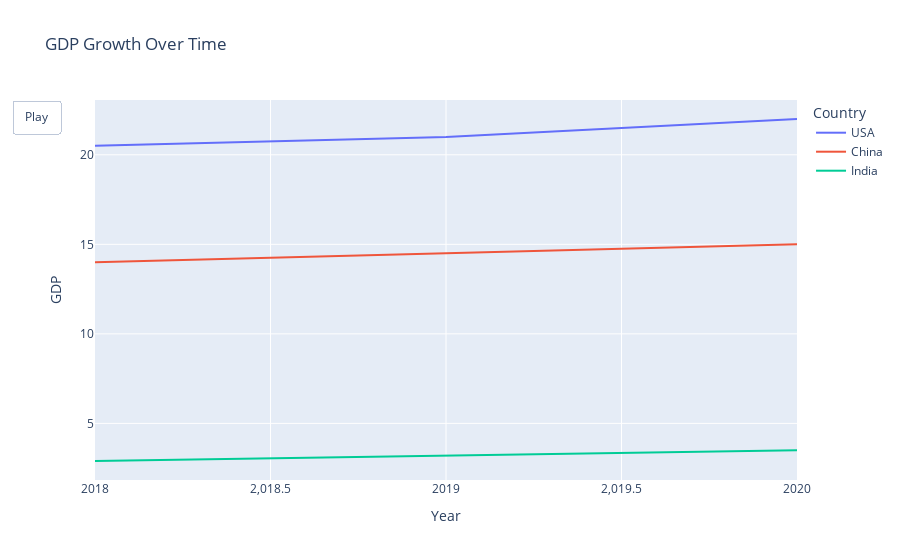

Here is the notebook cell this chart was saved with:
### Markdown cell above
import plotly.express as px
import pandas as pd

# Create sample time-series data
data = {
    'Year': [2018, 2018, 2018, 2019, 2019, 2019, 2020, 2020, 2020],
    'Country': ['USA', 'China', 'India', 'USA', 'China', 'India', 'USA', 'China', 'India'],
    'GDP': [20.5, 14.0, 2.9, 21.0, 14.5, 3.2, 22.0, 15.0, 3.5]
}

df = pd.DataFrame(data)

# Create an animated line chart
fig = px.line(df, x='Year', y='GDP', color='Country', title='GDP Growth Over Time')

# Add animation for each year
fig.update_layout(
    updatemenus=[dict(type="buttons", showactive=False,
                      buttons=[dict(label="Play", method="animate", 
                                    args=[None, {"frame": {"duration": 500, "redraw": True}, "fromcurrent": True}])])])

# Show interactive chart
fig.show()

### Code cell
import plotly.express as px
import pandas as pd

# Create sample time-series data
data = {
    'Year': [2018, 2018, 2018, 2019, 2019, 2019, 2020, 2020, 2020],
    'Country': ['USA', 'China', 'India', 'USA', 'China', 'India', 'USA', 'China', 'India'],
    'GDP': [20.5, 14.0, 2.9, 21.0, 14.5, 3.2, 22.0, 15.0, 3.5]
}

df = pd.DataFrame(data)

# Create an animated line chart
fig = px.line(df, x='Year', y='GDP', color='Country', title='GDP Growth Over Time')

# Add animation for each year
fig.update_layout(
    updatemenus=[dict(type="buttons", showactive=False,
                      buttons=[dict(label="Play", method="animate", 
                                    args=[None, {"frame": {"duration": 500, "redraw": True}, "fromcurrent": True}])])])

# Show interactive chart
fig.show()

### Figure 1 — Plotly figure (JSON) as saved in the notebook; plotly's stock layout.template omitted (floating-point values rounded to 4 significant figures)
{"data": [{"hovertemplate": "Country=USA<br>Year=%{x}<br>GDP=%{y}<extra></extra>", "legendgroup": "USA", "line": {"color": "#636efa", "dash": "solid"}, "marker": {"symbol": "circle"}, "mode": "lines", "name": "USA", "orientation": "v", "showlegend": true, "type": "scatter", "x": [2018, 2019, 2020], "xaxis": "x", "y": [20.5, 21, 22], "yaxis": "y"}, {"hovertemplate": "Country=China<br>Year=%{x}<br>GDP=%{y}<extra></extra>", "legendgroup": "China", "line": {"color": "#EF553B", "dash": "solid"}, "marker": {"symbol": "circle"}, "mode": "lines", "name": "China", "orientation": "v", "showlegend": true, "type": "scatter", "x": [2018, 2019, 2020], "xaxis": "x", "y": [14, 14.5, 15], "yaxis": "y"}, {"hovertemplate": "Country=India<br>Year=%{x}<br>GDP=%{y}<extra></extra>", "legendgroup": "India", "line": {"color": "#00cc96", "dash": "solid"}, "marker": {"symbol": "circle"}, "mode": "lines", "name": "India", "orientation": "v", "showlegend": true, "type": "scatter", "x": [2018, 2019, 2020], "xaxis": "x", "y": [2.9, 3.2, 3.5], "yaxis": "y"}], "layout": {"legend": {"title": {"text": "Country"}, "tracegroupgap": 0}, "title": {"text": "GDP Growth Over Time"}, "updatemenus": [{"buttons": [{"args": [null, {"frame": {"duration": 500, "redraw": true}, "fromcurrent": true}], "label": "Play", "method": "animate"}], "showactive": false, "type": "buttons"}], "xaxis": {"anchor": "y", "domain": [0, 1], "title": {"text": "Year"}}, "yaxis": {"anchor": "x", "domain": [0, 1], "title": {"text": "GDP"}}}}
